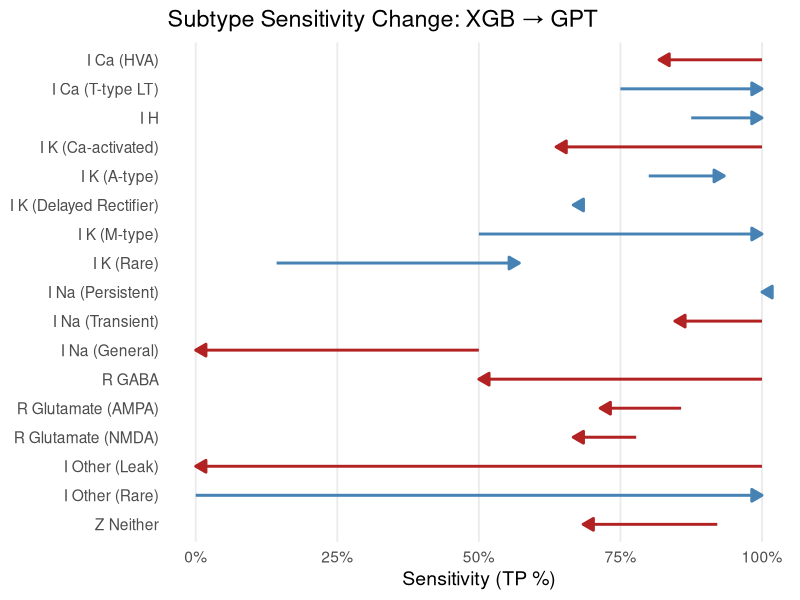
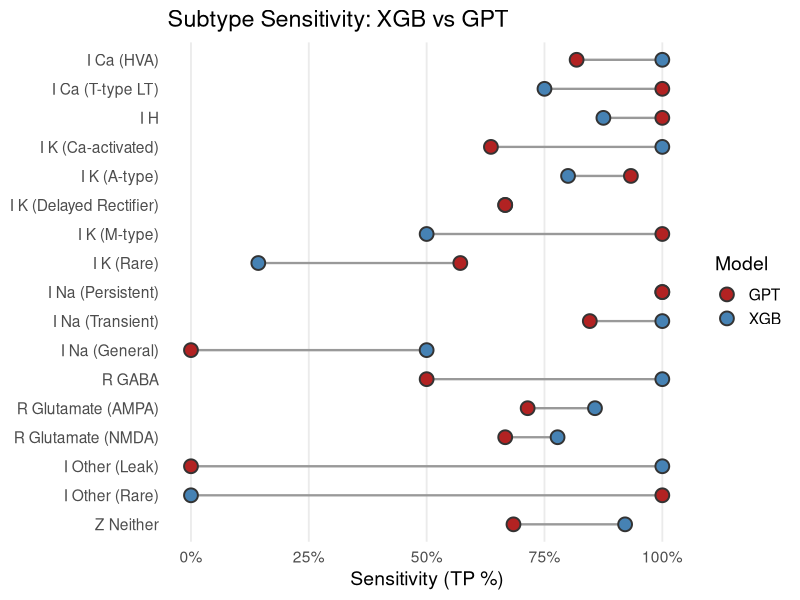
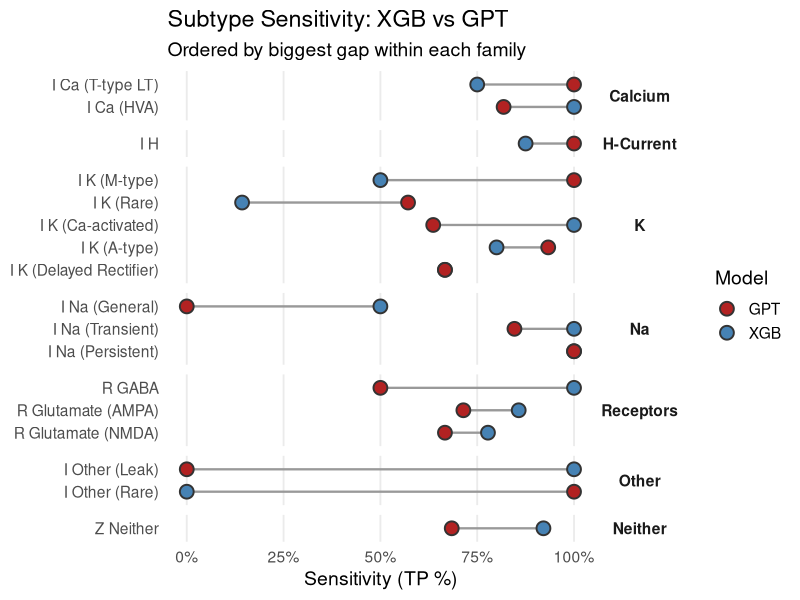
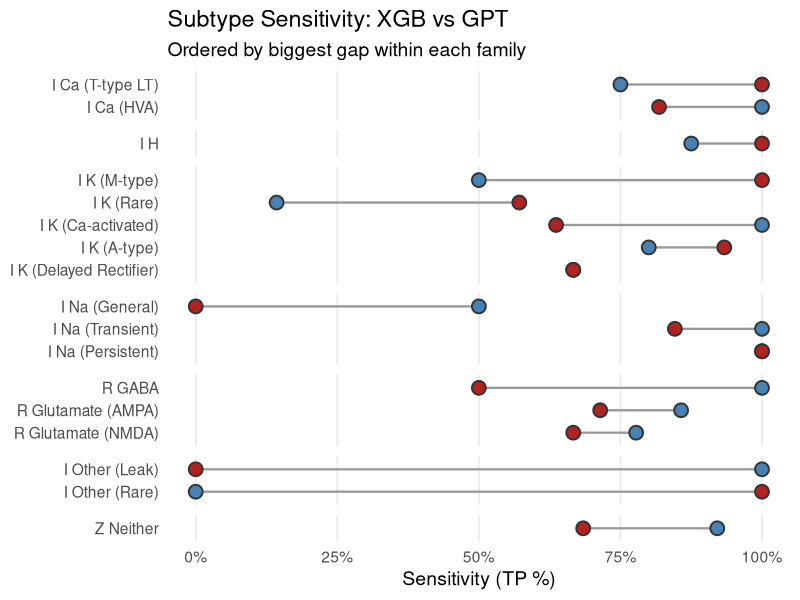
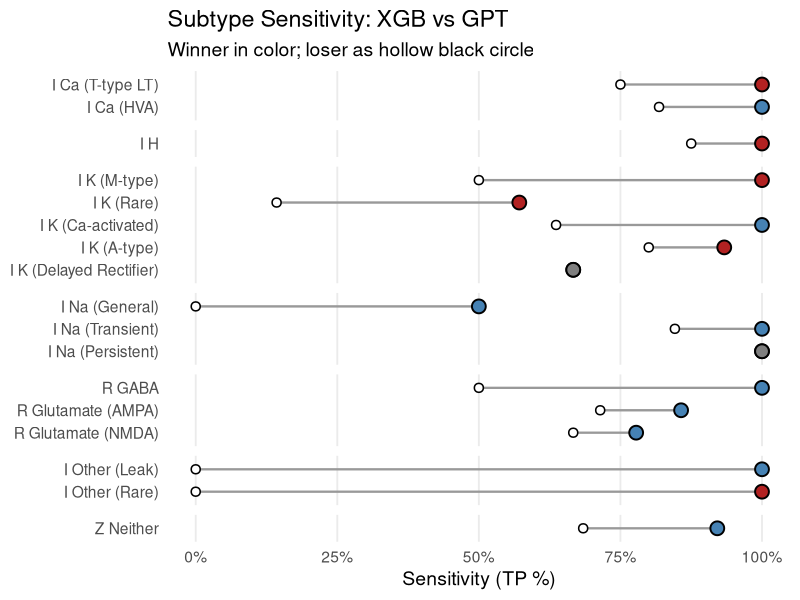
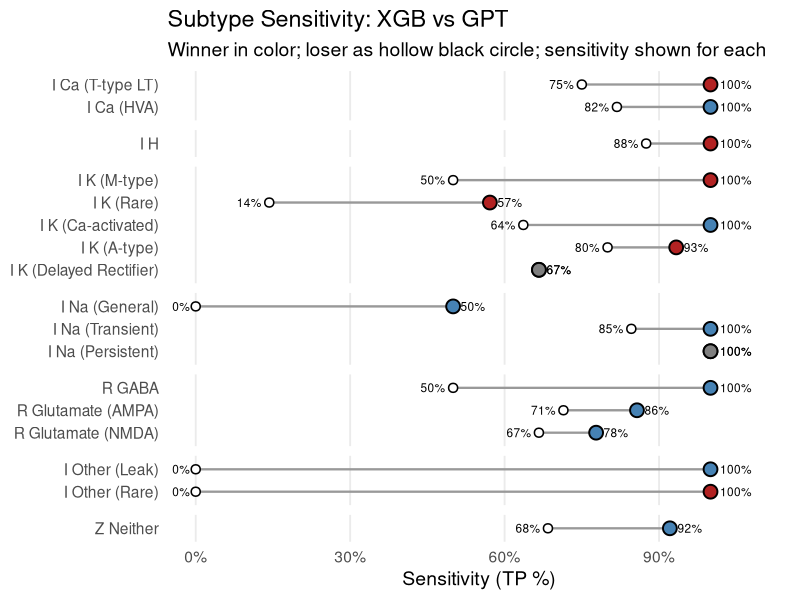
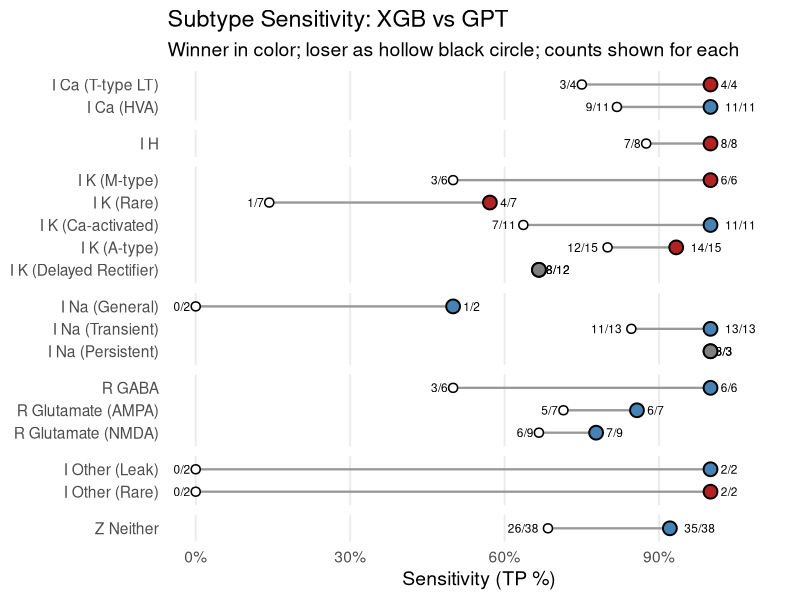
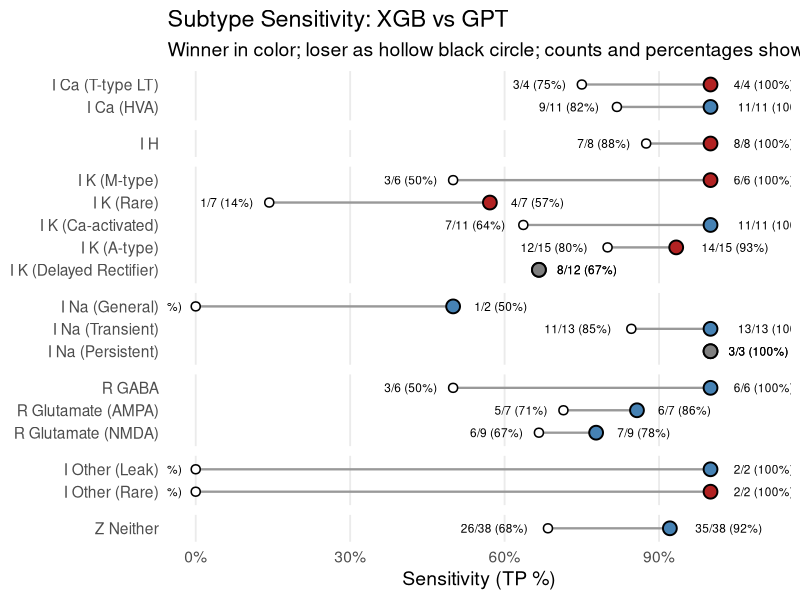

Source code (R) for these figures, in order:


# ARROWS ------------------------------------------------------------------


library(tidyverse)

# --- Read and prep data ---
df <- read_csv("predictions_combined.csv", show_col_types = FALSE)

# Family inference
infer_family <- function(s) {
  s <- trimws(s)
  if (grepl("^I\\s*Other", s, ignore.case = TRUE)) {
    "Other"
  } else if (grepl("(^R\\b|Receptor)", s, ignore.case = TRUE)) {
    "Receptors"
  } else if (grepl("I\\s*H\\b|Ih\\b|HCN|H-?current", s, ignore.case = TRUE)) {
    "H-Current"
  } else if (grepl("\\bK\\b|Potassium", s, ignore.case = TRUE)) {
    "K"
  } else if (grepl("\\bNa\\b|Sodium", s, ignore.case = TRUE)) {
    "Na"
  } else if (grepl("\\bCa\\b|Calcium", s, ignore.case = TRUE)) {
    "Calcium"
  } else if (grepl("\\bNeither\\b", s, ignore.case = TRUE)) {
    "Neither"
  } else {
    "Other"
  }
}

# Compute sensitivity & sort
sens <- df %>%
  group_by(true_subtype) %>%
  summarise(
    sens_xgb = mean(xgb_subtype_match, na.rm = TRUE),
    sens_gpt = mean(gpt_subtype_match, na.rm = TRUE),
    .groups = "drop"
  ) %>%
  mutate(family = map_chr(true_subtype, infer_family))

family_order <- c("Calcium", "H-Current", "K", "Na", "Receptors", "Other", "Neither")

sens <- sens %>%
  mutate(family = factor(family, levels = family_order)) %>%
  arrange(family, desc(sens_xgb)) %>%
  mutate(true_subtype = factor(true_subtype, levels = rev(unique(true_subtype))),
         change_sens = sens_gpt - sens_xgb)

# Reshape to long format for arrows
sens_long <- sens %>%
  pivot_longer(cols = c(sens_xgb, sens_gpt),
               names_to = "model", values_to = "sensitivity") %>%
  mutate(model = recode(model,
                        sens_xgb = "XGB",
                        sens_gpt = "GPT"))

# Plot arrows (one per subtype)
ggplot(sens_long, aes(x = sensitivity, y = true_subtype, group = true_subtype)) +
  geom_path(
    aes(color = change_sens < 0),
    arrow = arrow(length = unit(0.3, "cm"), type = "closed"),
    linewidth = 1
  ) +
  scale_x_continuous(labels = scales::percent_format(accuracy = 1)) +
  scale_color_manual(values = c("TRUE" = "firebrick", "FALSE" = "steelblue")) +
  labs(
    title = "Subtype Sensitivity Change: XGB → GPT",
    x = "Sensitivity (TP %)",
    y = NULL
  ) +
  theme_minimal(base_size = 14) +
  theme(
    panel.grid.major.y = element_blank(),
    panel.grid.minor.x = element_blank(),
    legend.position = "none"
  )



# VERSION 2A ---------------------------------------------------------------


library(tidyverse)

# --- Read and prep data ---
df <- read_csv("predictions_combined.csv", show_col_types = FALSE)

# Family inference
infer_family <- function(s) {
  s <- trimws(s)
  if (grepl("^I\\s*Other", s, ignore.case = TRUE)) {
    "Other"
  } else if (grepl("(^R\\b|Receptor)", s, ignore.case = TRUE)) {
    "Receptors"
  } else if (grepl("I\\s*H\\b|Ih\\b|HCN|H-?current", s, ignore.case = TRUE)) {
    "H-Current"
  } else if (grepl("\\bK\\b|Potassium", s, ignore.case = TRUE)) {
    "K"
  } else if (grepl("\\bNa\\b|Sodium", s, ignore.case = TRUE)) {
    "Na"
  } else if (grepl("\\bCa\\b|Calcium", s, ignore.case = TRUE)) {
    "Calcium"
  } else if (grepl("\\bNeither\\b", s, ignore.case = TRUE)) {
    "Neither"
  } else {
    "Other"
  }
}

# Compute sensitivity & sort
sens <- df %>%
  group_by(true_subtype) %>%
  summarise(
    sens_xgb = mean(xgb_subtype_match, na.rm = TRUE),
    sens_gpt = mean(gpt_subtype_match, na.rm = TRUE),
    .groups = "drop"
  ) %>%
  mutate(family = map_chr(true_subtype, infer_family))

family_order <- c("Calcium", "H-Current", "K", "Na", "Receptors", "Other", "Neither")

sens <- sens %>%
  mutate(family = factor(family, levels = family_order)) %>%
  arrange(family, desc(sens_xgb)) %>%
  mutate(true_subtype = factor(true_subtype, levels = rev(unique(true_subtype))))

# Reshape for plotting
sens_long <- sens %>%
  pivot_longer(cols = c(sens_xgb, sens_gpt),
               names_to = "model", values_to = "sensitivity") %>%
  mutate(model = recode(model,
                        sens_xgb = "XGB",
                        sens_gpt = "GPT"))

# Plot sleek dots + line
ggplot(sens_long, aes(x = sensitivity, y = true_subtype, group = true_subtype)) +
  geom_line(color = "#999999", linewidth = 0.8) +
  geom_point(aes(fill = model), shape = 21, size = 4, color = "#333333", stroke = 1) +
  scale_x_continuous(labels = scales::percent_format(accuracy = 1)) +
  scale_fill_manual(values = c("XGB" = "steelblue", "GPT" = "firebrick")) +
  labs(
    title = "Subtype Sensitivity: XGB vs GPT",
    x = "Sensitivity (TP %)",
    y = NULL,
    fill = "Model"
  ) +
  theme_minimal(base_size = 14) +
  theme(
    panel.grid.major.y = element_blank(),
    panel.grid.minor.x = element_blank()
  )


# VERSION 2B - FACET ------------------------------------------------------

library(tidyverse)

# --- Read and prep data ---
df <- read_csv("predictions_combined.csv", show_col_types = FALSE)

# Family inference
infer_family <- function(s) {
  s <- trimws(s)
  if (grepl("^I\\s*Other", s, ignore.case = TRUE)) {
    "Other"
  } else if (grepl("(^R\\b|Receptor)", s, ignore.case = TRUE)) {
    "Receptors"
  } else if (grepl("I\\s*H\\b|Ih\\b|HCN|H-?current", s, ignore.case = TRUE)) {
    "H-Current"
  } else if (grepl("\\bK\\b|Potassium", s, ignore.case = TRUE)) {
    "K"
  } else if (grepl("\\bNa\\b|Sodium", s, ignore.case = TRUE)) {
    "Na"
  } else if (grepl("\\bCa\\b|Calcium", s, ignore.case = TRUE)) {
    "Calcium"
  } else if (grepl("\\bNeither\\b", s, ignore.case = TRUE)) {
    "Neither"
  } else {
    "Other"
  }
}

# Compute sensitivity & winner
sens <- df %>%
  group_by(true_subtype) %>%
  summarise(
    sens_xgb = mean(xgb_subtype_match, na.rm = TRUE),
    sens_gpt = mean(gpt_subtype_match, na.rm = TRUE),
    .groups = "drop"
  ) %>%
  mutate(
    family = map_chr(true_subtype, infer_family),
    diff = sens_gpt - sens_xgb
  )

# Order families and subtypes by biggest gap within family
family_order <- c("Calcium", "H-Current", "K", "Na", "Receptors", "Other", "Neither")

sens <- sens %>%
  mutate(family = factor(family, levels = family_order)) %>%
  group_by(family) %>%
  arrange(desc(abs(diff)), .by_group = TRUE) %>%
  mutate(true_subtype = factor(true_subtype, levels = rev(unique(true_subtype)))) %>%
  ungroup()

# Reshape for plotting
sens_long <- sens %>%
  pivot_longer(cols = c(sens_xgb, sens_gpt),
               names_to = "model", values_to = "sensitivity") %>%
  mutate(model = recode(model,
                        sens_xgb = "XGB",
                        sens_gpt = "GPT"))

# Plot sleek dots + line with facets
ggplot(sens_long, aes(x = sensitivity, y = true_subtype, group = true_subtype)) +
  geom_line(color = "#999999", linewidth = 0.8) +
  geom_point(aes(fill = model), shape = 21, size = 4, color = "#333333", stroke = 1) +
  scale_x_continuous(labels = scales::percent_format(accuracy = 1)) +
  scale_fill_manual(values = c("XGB" = "steelblue", "GPT" = "firebrick")) +
  facet_grid(family ~ ., scales = "free_y", space = "free_y") +
  labs(
    title = "Subtype Sensitivity: XGB vs GPT",
    subtitle = "Ordered by biggest gap within each family",
    x = "Sensitivity (TP %)",
    y = NULL,
    fill = "Model"
  ) +
  theme_minimal(base_size = 14) +
  theme(
    panel.grid.major.y = element_blank(),
    panel.grid.minor.x = element_blank(),
    strip.text.y = element_text(angle = 0, face = "bold")
  )



# VERSION 2C --------------------------------------------------------------


library(tidyverse)

# --- Read and prep data ---
df <- read_csv("predictions_combined.csv", show_col_types = FALSE)

# Family inference
infer_family <- function(s) {
  s <- trimws(s)
  if (grepl("^I\\s*Other", s, ignore.case = TRUE)) {
    "Other"
  } else if (grepl("(^R\\b|Receptor)", s, ignore.case = TRUE)) {
    "Receptors"
  } else if (grepl("I\\s*H\\b|Ih\\b|HCN|H-?current", s, ignore.case = TRUE)) {
    "H-Current"
  } else if (grepl("\\bK\\b|Potassium", s, ignore.case = TRUE)) {
    "K"
  } else if (grepl("\\bNa\\b|Sodium", s, ignore.case = TRUE)) {
    "Na"
  } else if (grepl("\\bCa\\b|Calcium", s, ignore.case = TRUE)) {
    "Calcium"
  } else if (grepl("\\bNeither\\b", s, ignore.case = TRUE)) {
    "Neither"
  } else {
    "Other"
  }
}

# Compute sensitivity & winner
sens <- df %>%
  group_by(true_subtype) %>%
  summarise(
    sens_xgb = mean(xgb_subtype_match, na.rm = TRUE),
    sens_gpt = mean(gpt_subtype_match, na.rm = TRUE),
    .groups = "drop"
  ) %>%
  mutate(
    family = map_chr(true_subtype, infer_family),
    diff = sens_gpt - sens_xgb
  )

# Order families and subtypes by biggest gap within family
family_order <- c("Calcium", "H-Current", "K", "Na", "Receptors", "Other", "Neither")

sens <- sens %>%
  mutate(family = factor(family, levels = family_order)) %>%
  group_by(family) %>%
  arrange(desc(abs(diff)), .by_group = TRUE) %>%
  mutate(true_subtype = factor(true_subtype, levels = rev(unique(true_subtype)))) %>%
  ungroup()

# Reshape for plotting
sens_long <- sens %>%
  pivot_longer(cols = c(sens_xgb, sens_gpt),
               names_to = "model", values_to = "sensitivity") %>%
  mutate(model = recode(model,
                        sens_xgb = "XGB",
                        sens_gpt = "GPT"))

# Plot sleek dots + line with facets
ggplot(sens_long, aes(x = sensitivity, y = true_subtype, group = true_subtype)) +
  geom_line(color = "#999999", linewidth = 0.8) +
  geom_point(aes(fill = model), shape = 21, size = 4, color = "#333333", stroke = 1) +
  scale_x_continuous(labels = scales::percent_format(accuracy = 1)) +
  scale_fill_manual(values = c("XGB" = "steelblue", "GPT" = "firebrick")) +
  facet_grid(family ~ ., scales = "free_y", space = "free_y") +
  labs(
    title = "Subtype Sensitivity: XGB vs GPT",
    subtitle = "Ordered by biggest gap within each family",
    x = "Sensitivity (TP %)",
    y = NULL,
    fill = "Model"
  ) +
   theme_minimal(base_size = 14) +
  theme(
    panel.grid.major.y = element_blank(),
    panel.grid.minor.x = element_blank(),
    strip.text.y = element_blank(),   # removes family names
    legend.position = "none"          # removes legend
  )



# VERSION 3 ---------------------------------------------------------------

library(tidyverse)

# --- Read and prep data ---
df <- read_csv("predictions_combined.csv", show_col_types = FALSE)

# Family inference
infer_family <- function(s) {
  s <- trimws(s)
  if (grepl("^I\\s*Other", s, ignore.case = TRUE)) {
    "Other"
  } else if (grepl("(^R\\b|Receptor)", s, ignore.case = TRUE)) {
    "Receptors"
  } else if (grepl("I\\s*H\\b|Ih\\b|HCN|H-?current", s, ignore.case = TRUE)) {
    "H-Current"
  } else if (grepl("\\bK\\b|Potassium", s, ignore.case = TRUE)) {
    "K"
  } else if (grepl("\\bNa\\b|Sodium", s, ignore.case = TRUE)) {
    "Na"
  } else if (grepl("\\bCa\\b|Calcium", s, ignore.case = TRUE)) {
    "Calcium"
  } else if (grepl("\\bNeither\\b", s, ignore.case = TRUE)) {
    "Neither"
  } else {
    "Other"
  }
}

# Compute sensitivity & winner
sens <- df %>%
  group_by(true_subtype) %>%
  summarise(
    sens_xgb = mean(xgb_subtype_match, na.rm = TRUE),
    sens_gpt = mean(gpt_subtype_match, na.rm = TRUE),
    .groups = "drop"
  ) %>%
  mutate(
    family = map_chr(true_subtype, infer_family),
    diff = sens_gpt - sens_xgb,
    winner = case_when(
      diff > 0 ~ "GPT",
      diff < 0 ~ "XGB",
      TRUE ~ "Tie"
    )
  )

# Family order and sorting by biggest gap
family_order <- c("Calcium", "H-Current", "K", "Na", "Receptors", "Other", "Neither")

sens <- sens %>%
  mutate(family = factor(family, levels = family_order)) %>%
  group_by(family) %>%
  arrange(desc(abs(diff)), .by_group = TRUE) %>%
  mutate(true_subtype = factor(true_subtype, levels = rev(unique(true_subtype)))) %>%
  ungroup()

# Reshape for plotting
sens_long <- sens %>%
  pivot_longer(cols = c(sens_xgb, sens_gpt),
               names_to = "model", values_to = "sensitivity") %>%
  mutate(model = recode(model,
                        sens_xgb = "XGB",
                        sens_gpt = "GPT"))

# Colors
winner_colors <- c("GPT" = "firebrick", "XGB" = "steelblue")

# Plot clean winner-loser version with connecting lines
ggplot(sens_long, aes(x = sensitivity, y = true_subtype, group = true_subtype)) +
  # Connecting lines
  geom_line(color = "#999999", linewidth = 0.8) +
  
  # Winner points (colored)
  geom_point(
    data = sens_long %>% filter(model == winner & winner != "Tie"),
    aes(fill = model),
    shape = 21, size = 4, color = "black", stroke = 1
  ) +
  scale_fill_manual(values = winner_colors, guide = "none") +
  
  # Loser points (small, hollow black)
  geom_point(
    data = sens_long %>% filter(model != winner & winner != "Tie"),
    shape = 21, size = 2.5, fill = "white", color = "black", stroke = 0.8
  ) +
  
  # Ties as single neutral point
  geom_point(
    data = sens_long %>% filter(winner == "Tie"),
    shape = 21, size = 4, fill = "grey50", color = "black", stroke = 1
  ) +
  
  scale_x_continuous(labels = scales::percent_format(accuracy = 1)) +
  facet_grid(family ~ ., scales = "free_y", space = "free_y") +
  labs(
    title = "Subtype Sensitivity: XGB vs GPT",
    subtitle = "Winner in color; loser as hollow black circle",
    x = "Sensitivity (TP %)",
    y = NULL
  ) +
  theme_minimal(base_size = 14) +
  theme(
    panel.grid.major.y = element_blank(),
    panel.grid.minor.x = element_blank(),
    strip.text.y = element_blank(),  # remove family names
    legend.position = "none"         # remove legend
  )



# VERSION 3B --------------------------------------------------------------
library(tidyverse)

# --- Read and prep data ---
df <- read_csv("predictions_combined.csv", show_col_types = FALSE)

# Family inference
infer_family <- function(s) {
  s <- trimws(s)
  if (grepl("^I\\s*Other", s, ignore.case = TRUE)) {
    "Other"
  } else if (grepl("(^R\\b|Receptor)", s, ignore.case = TRUE)) {
    "Receptors"
  } else if (grepl("I\\s*H\\b|Ih\\b|HCN|H-?current", s, ignore.case = TRUE)) {
    "H-Current"
  } else if (grepl("\\bK\\b|Potassium", s, ignore.case = TRUE)) {
    "K"
  } else if (grepl("\\bNa\\b|Sodium", s, ignore.case = TRUE)) {
    "Na"
  } else if (grepl("\\bCa\\b|Calcium", s, ignore.case = TRUE)) {
    "Calcium"
  } else if (grepl("\\bNeither\\b", s, ignore.case = TRUE)) {
    "Neither"
  } else {
    "Other"
  }
}

# Compute sensitivity & winner
sens <- df %>%
  group_by(true_subtype) %>%
  summarise(
    sens_xgb = mean(xgb_subtype_match, na.rm = TRUE),
    sens_gpt = mean(gpt_subtype_match, na.rm = TRUE),
    .groups = "drop"
  ) %>%
  mutate(
    family = map_chr(true_subtype, infer_family),
    diff = sens_gpt - sens_xgb,
    winner = case_when(
      diff > 0 ~ "GPT",
      diff < 0 ~ "XGB",
      TRUE ~ "Tie"
    )
  )

# Family order and sorting by biggest gap
family_order <- c("Calcium", "H-Current", "K", "Na", "Receptors", "Other", "Neither")

sens <- sens %>%
  mutate(family = factor(family, levels = family_order)) %>%
  group_by(family) %>%
  arrange(desc(abs(diff)), .by_group = TRUE) %>%
  mutate(true_subtype = factor(true_subtype, levels = rev(unique(true_subtype)))) %>%
  ungroup()

# Reshape for plotting
sens_long <- sens %>%
  pivot_longer(cols = c(sens_xgb, sens_gpt),
               names_to = "model", values_to = "sensitivity") %>%
  mutate(model = recode(model,
                        sens_xgb = "XGB",
                        sens_gpt = "GPT"))

# Colors
winner_colors <- c("GPT" = "firebrick", "XGB" = "steelblue")

# Plot
ggplot(sens_long, aes(x = sensitivity, y = true_subtype, group = true_subtype)) +
  # Connecting lines
  geom_line(color = "#999999", linewidth = 0.8) +
  
  # Winner points (colored)
  geom_point(
    data = sens_long %>% filter(model == winner & winner != "Tie"),
    aes(fill = model),
    shape = 21, size = 4, color = "black", stroke = 1
  ) +
  scale_fill_manual(values = winner_colors, guide = "none") +
  
  # Loser points (small, hollow black)
  geom_point(
    data = sens_long %>% filter(model != winner & winner != "Tie"),
    shape = 21, size = 2.5, fill = "white", color = "black", stroke = 0.8
  ) +
  
  # Ties as single neutral point
  geom_point(
    data = sens_long %>% filter(winner == "Tie"),
    shape = 21, size = 4, fill = "grey50", color = "black", stroke = 1
  ) +
  
  # Winner labels (to the right)
  geom_text(
    data = sens_long %>% filter(model == winner & winner != "Tie"),
    aes(label = scales::percent(sensitivity, accuracy = 1)),
    hjust = -0.3, size = 3, color = "black"
  ) +
  
  # Loser labels (to the left)
  geom_text(
    data = sens_long %>% filter(model != winner & winner != "Tie"),
    aes(label = scales::percent(sensitivity, accuracy = 1)),
    hjust = 1.3, size = 3, color = "black"
  ) +
  
  # Tie labels (to the right)
  geom_text(
    data = sens_long %>% filter(winner == "Tie"),
    aes(label = scales::percent(sensitivity, accuracy = 1)),
    hjust = -0.3, size = 3, color = "black"
  ) +
  
  scale_x_continuous(labels = scales::percent_format(accuracy = 1), limits = c(0, 1.1)) +
  facet_grid(family ~ ., scales = "free_y", space = "free_y") +
  labs(
    title = "Subtype Sensitivity: XGB vs GPT",
    subtitle = "Winner in color; loser as hollow black circle; sensitivity shown for each",
    x = "Sensitivity (TP %)",
    y = NULL
  ) +
  theme_minimal(base_size = 14) +
  theme(
    panel.grid.major.y = element_blank(),
    panel.grid.minor.x = element_blank(),
    strip.text.y = element_blank(),  # remove family names
    legend.position = "none"         # remove legend
  )



# VERSION 3c --------------------------------------------------------------

library(tidyverse)

# --- Read and prep data ---
df <- read_csv("predictions_combined.csv", show_col_types = FALSE)

# Family inference
infer_family <- function(s) {
  s <- trimws(s)
  if (grepl("^I\\s*Other", s, ignore.case = TRUE)) {
    "Other"
  } else if (grepl("(^R\\b|Receptor)", s, ignore.case = TRUE)) {
    "Receptors"
  } else if (grepl("I\\s*H\\b|Ih\\b|HCN|H-?current", s, ignore.case = TRUE)) {
    "H-Current"
  } else if (grepl("\\bK\\b|Potassium", s, ignore.case = TRUE)) {
    "K"
  } else if (grepl("\\bNa\\b|Sodium", s, ignore.case = TRUE)) {
    "Na"
  } else if (grepl("\\bCa\\b|Calcium", s, ignore.case = TRUE)) {
    "Calcium"
  } else if (grepl("\\bNeither\\b", s, ignore.case = TRUE)) {
    "Neither"
  } else {
    "Other"
  }
}

# Build long-format counts directly
sens_long <- bind_rows(
  df %>%
    group_by(true_subtype) %>%
    summarise(correct = sum(xgb_subtype_match, na.rm = TRUE),
              total = sum(!is.na(xgb_subtype_match)),
              .groups = "drop") %>%
    mutate(model = "XGB"),
  df %>%
    group_by(true_subtype) %>%
    summarise(correct = sum(gpt_subtype_match, na.rm = TRUE),
              total = sum(!is.na(gpt_subtype_match)),
              .groups = "drop") %>%
    mutate(model = "GPT")
) %>%
  mutate(
    sensitivity = correct / total,
    label = paste0(correct, "/", total),
    family = map_chr(true_subtype, infer_family)
  )

# Compute winner per subtype
winner_df <- sens_long %>%
  select(true_subtype, model, sensitivity) %>%
  pivot_wider(names_from = model, values_from = sensitivity) %>%
  mutate(
    diff = GPT - XGB,
    winner = case_when(
      diff > 0 ~ "GPT",
      diff < 0 ~ "XGB",
      TRUE ~ "Tie"
    )
  ) %>%
  select(true_subtype, winner, diff)

# Merge winner info back
sens_long <- sens_long %>%
  left_join(winner_df, by = "true_subtype")

# Order families and subtypes
family_order <- c("Calcium", "H-Current", "K", "Na", "Receptors", "Other", "Neither")

sens_long <- sens_long %>%
  mutate(family = factor(family, levels = family_order)) %>%
  group_by(family) %>%
  arrange(desc(abs(diff)), .by_group = TRUE) %>%
  mutate(true_subtype = factor(true_subtype, levels = rev(unique(true_subtype)))) %>%
  ungroup()

# Colors
winner_colors <- c("GPT" = "firebrick", "XGB" = "steelblue")

# Plot
ggplot(sens_long, aes(x = sensitivity, y = true_subtype, group = true_subtype)) +
  geom_line(color = "#999999", linewidth = 0.8) +
  
  geom_point(
    data = filter(sens_long, model == winner & winner != "Tie"),
    aes(fill = model),
    shape = 21, size = 4, color = "black", stroke = 1
  ) +
  scale_fill_manual(values = winner_colors, guide = "none") +
  
  geom_point(
    data = filter(sens_long, model != winner & winner != "Tie"),
    shape = 21, size = 2.5, fill = "white", color = "black", stroke = 0.8
  ) +
  
  geom_point(
    data = filter(sens_long, winner == "Tie"),
    shape = 21, size = 4, fill = "grey50", color = "black", stroke = 1
  ) +
  
  geom_text(
    data = filter(sens_long, model == winner & winner != "Tie"),
    aes(label = label),
    hjust = -0.3, size = 3, color = "black",
    nudge_x = 0.01
  ) +
  geom_text(
    data = filter(sens_long, model != winner & winner != "Tie"),
    aes(label = label),
    hjust = 1.3, size = 3, color = "black"
  ) +
  geom_text(
    data = filter(sens_long, winner == "Tie"),
    aes(label = label),
    hjust = -0.3, size = 3, color = "black"
  ) +
  
  scale_x_continuous(labels = scales::percent_format(accuracy = 1), limits = c(0, 1.1)) +
  facet_grid(family ~ ., scales = "free_y", space = "free_y") +
  labs(
    title = "Subtype Sensitivity: XGB vs GPT",
    subtitle = "Winner in color; loser as hollow black circle; counts shown for each",
    x = "Sensitivity (TP %)",
    y = NULL
  ) +
  theme_minimal(base_size = 14) +
  theme(
    panel.grid.major.y = element_blank(),
    panel.grid.minor.x = element_blank(),
    strip.text.y = element_blank(),
    legend.position = "none"
  )


# VERSION 3D --------------------------------------------------------------
library(tidyverse)

# --- Read and prep data ---
df <- read_csv("predictions_combined.csv", show_col_types = FALSE)

# Family inference
infer_family <- function(s) {
  s <- trimws(s)
  if (grepl("^I\\s*Other", s, ignore.case = TRUE)) {
    "Other"
  } else if (grepl("(^R\\b|Receptor)", s, ignore.case = TRUE)) {
    "Receptors"
  } else if (grepl("I\\s*H\\b|Ih\\b|HCN|H-?current", s, ignore.case = TRUE)) {
    "H-Current"
  } else if (grepl("\\bK\\b|Potassium", s, ignore.case = TRUE)) {
    "K"
  } else if (grepl("\\bNa\\b|Sodium", s, ignore.case = TRUE)) {
    "Na"
  } else if (grepl("\\bCa\\b|Calcium", s, ignore.case = TRUE)) {
    "Calcium"
  } else if (grepl("\\bNeither\\b", s, ignore.case = TRUE)) {
    "Neither"
  } else {
    "Other"
  }
}

# Build long-format counts directly
sens_long <- bind_rows(
  df %>%
    group_by(true_subtype) %>%
    summarise(correct = sum(xgb_subtype_match, na.rm = TRUE),
              total = sum(!is.na(xgb_subtype_match)),
              .groups = "drop") %>%
    mutate(model = "XGB"),
  df %>%
    group_by(true_subtype) %>%
    summarise(correct = sum(gpt_subtype_match, na.rm = TRUE),
              total = sum(!is.na(gpt_subtype_match)),
              .groups = "drop") %>%
    mutate(model = "GPT")
) %>%
  mutate(
    sensitivity = correct / total,
    label = paste0(correct, "/", total, " (", round(100 * sensitivity), "%)"),
    family = map_chr(true_subtype, infer_family)
  )

# Compute winner per subtype
winner_df <- sens_long %>%
  select(true_subtype, model, sensitivity) %>%
  pivot_wider(names_from = model, values_from = sensitivity) %>%
  mutate(
    diff = GPT - XGB,
    winner = case_when(
      diff > 0 ~ "GPT",
      diff < 0 ~ "XGB",
      TRUE ~ "Tie"
    )
  ) %>%
  select(true_subtype, winner, diff)

# Merge winner info back
sens_long <- sens_long %>%
  left_join(winner_df, by = "true_subtype")

# Order families and subtypes
family_order <- c("Calcium", "H-Current", "K", "Na", "Receptors", "Other", "Neither")

sens_long <- sens_long %>%
  mutate(family = factor(family, levels = family_order)) %>%
  group_by(family) %>%
  arrange(desc(abs(diff)), .by_group = TRUE) %>%
  mutate(true_subtype = factor(true_subtype, levels = rev(unique(true_subtype)))) %>%
  ungroup()

# Colors
winner_colors <- c("GPT" = "firebrick", "XGB" = "steelblue")

# Plot
ggplot(sens_long, aes(x = sensitivity, y = true_subtype, group = true_subtype)) +
  geom_line(color = "#999999", linewidth = 0.8) +
  
  geom_point(
    data = filter(sens_long, model == winner & winner != "Tie"),
    aes(fill = model),
    shape = 21, size = 4, color = "black", stroke = 1
  ) +
  scale_fill_manual(values = winner_colors, guide = "none") +
  
  geom_point(
    data = filter(sens_long, model != winner & winner != "Tie"),
    shape = 21, size = 2.5, fill = "white", color = "black", stroke = 0.8
  ) +
  
  geom_point(
    data = filter(sens_long, winner == "Tie"),
    shape = 21, size = 4, fill = "grey50", color = "black", stroke = 1
  ) +
  
  geom_text(
    data = filter(sens_long, model == winner & winner != "Tie"),
    aes(label = label),
    hjust = -0.3, size = 3, color = "black",
    nudge_x = 0.01
  ) +
  geom_text(
    data = filter(sens_long, model != winner & winner != "Tie"),
    aes(label = label),
    hjust = 1.3, size = 3, color = "black"
  ) +
  geom_text(
    data = filter(sens_long, winner == "Tie"),
    aes(label = label),
    hjust = -0.3, size = 3, color = "black"
  ) +
  
  scale_x_continuous(labels = scales::percent_format(accuracy = 1), limits = c(0, 1.1)) +
  facet_grid(family ~ ., scales = "free_y", space = "free_y") +
  labs(
    title = "Subtype Sensitivity: XGB vs GPT",
    subtitle = "Winner in color; loser as hollow black circle; counts and percentages shown for each",
    x = "Sensitivity (TP %)",
    y = NULL
  ) +
  theme_minimal(base_size = 14) +
  theme(
    panel.grid.major.y = element_blank(),
    panel.grid.minor.x = element_blank(),
    strip.text.y = element_blank(),
    legend.position = "none"
  )
